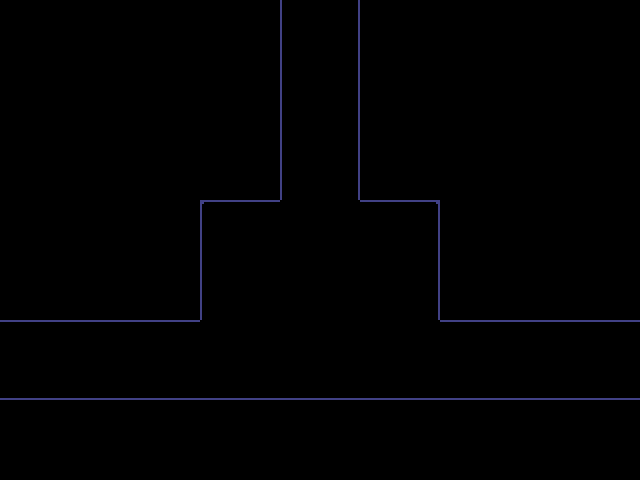

A 2D game scene composited from a Tiled map and its tileset images. What follows is a short description and the map's XML, with every tile layer's data as written:
An orthogonal 16x12 tile map with 40x40 px tiles, 1 tile layer (tiles) and 19 objects (3x transition, 2x npc, savepoint, entry, entry2, ...).

<map version="1.10" tiledversion="1.10.1" orientation="orthogonal" renderorder="right-down" width="16" height="12" tilewidth="40" tileheight="40" infinite="0" nextlayerid="5" nextobjectid="26">
 <editorsettings>
  <export target="castletown_extra.lua" format="lua" />
 </editorsettings>
 <properties>
  <property name="border" value="simple" />
  <property name="footstep" type="bool" value="true" />
  <property name="light" type="bool" value="false" />
  <property name="music" value="castletown_empty" />
  <property name="name" value="Castle Town - Test Room1" />
 </properties>
 <tileset firstgid="1" source="../tilesets/castle.tsx" />
 <layer id="1" name="tiles" width="16" height="12">
  <data encoding="csv">
0,0,0,0,0,0,0,10,12,0,0,0,0,0,0,0,
0,0,0,0,0,0,0,10,12,0,0,0,0,0,0,0,
0,0,0,0,0,0,0,10,12,0,0,0,0,0,0,0,
0,0,0,0,0,0,0,10,12,0,0,0,0,0,0,0,
0,0,0,0,0,0,0,10,12,0,0,0,0,0,0,0,
0,0,0,0,0,6,7,11,11,7,8,0,0,0,0,0,
0,0,0,0,0,10,11,11,11,11,12,0,0,0,0,0,
0,0,0,0,0,10,11,11,11,11,12,0,0,0,0,0,
7,7,7,7,7,11,11,11,11,11,11,7,7,7,7,7,
15,15,15,15,15,15,15,15,15,15,15,15,15,15,15,15,
0,0,0,0,0,0,0,0,0,0,0,0,0,0,0,0,
0,0,0,0,0,0,0,0,0,0,0,0,0,0,0,0
</data>
 </layer>
 <objectgroup color="#0000ff" id="2" name="collision">
  <object id="1" x="240" y="0" width="40" height="200" />
  <object id="2" x="360" y="0" width="40" height="200" />
  <object id="3" x="400" y="160" width="40" height="40" />
  <object id="4" x="200" y="160" width="40" height="40" />
  <object id="5" x="160" y="200" width="40" height="120" />
  <object id="6" x="0" y="280" width="160" height="40" />
  <object id="7" x="0" y="400" width="640" height="40" />
  <object id="8" x="440" y="200" width="40" height="120" />
  <object id="9" x="480" y="280" width="160" height="40" />
 </objectgroup>
 <objectgroup color="#ff00ff" id="3" name="objects">
  <object id="10" name="transition" x="0" y="320" width="40" height="80">
   <properties>
    <property name="facing" value="left" />
    <property name="map" value="castletown3" />
    <property name="marker" value="entry2" />
   </properties>
  </object>
  <object id="11" name="transition" x="600" y="320" width="40" height="80">
   <properties>
    <property name="facing" value="right" />
    <property name="map" value="castletown_greatdoor" />
    <property name="marker" value="entry" />
   </properties>
  </object>
  <object id="12" name="transition" x="280" y="0" width="80" height="40">
   <properties>
    <property name="facing" value="up" />
    <property name="map" value="castletown2" />
    <property name="marker" value="entry" />
   </properties>
  </object>
  <object id="17" name="savepoint" x="322.667" y="320.667">
   <properties>
    <property name="text1" value="* placeholder1" />
    <property name="text2" value="* placeholder2" />
   </properties>
  </object>
  <object id="20" name="npc" x="217.333" y="216" width="40" height="40">
   <properties>
    <property name="actor" value="g" />
    <property name="cutscene" value="castletown.g" />
   </properties>
  </object>
  <object id="25" name="npc" x="386" y="199" width="40" height="40">
   <properties>
    <property name="actor" value="sans" />
    <property name="cutscene" value="castletown.sans" />
   </properties>
  </object>
 </objectgroup>
 <objectgroup color="#5500ff" id="4" name="markers">
  <object id="13" name="entry" x="101" y="362">
   <point />
  </object>
  <object id="14" name="entry2" x="321" y="96">
   <point />
  </object>
  <object id="15" name="entry3" x="551" y="365">
   <point />
  </object>
  <object id="16" name="spawn" x="321.333" y="252">
   <point />
  </object>
 </objectgroup>
</map>
